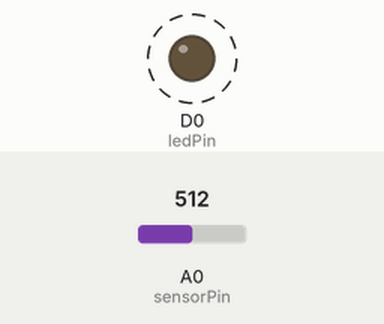
Recording of a sketch running on a simulated ESP8266 (NodeMCU). Shown: output pins drawn as LEDs (lit = HIGH). Dashed ring = blinking. The test bench sets the inputs (shaded band); at power-on: A0 (sensorPin) = 512.

Above: at 1.8 s.
1.9 s: A0 (sensorPin) set to 0
At 3.3 s:
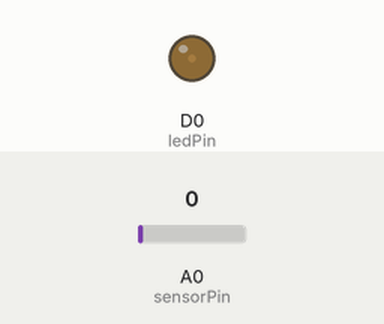
3.6 s: A0 (sensorPin) set to 122
At 3.66 s:
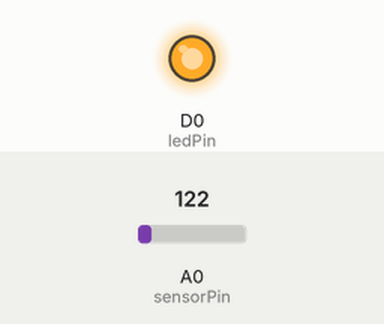
Timing chart, 0 to 13.1 s (numbered marks = the images above; inputs shaded):
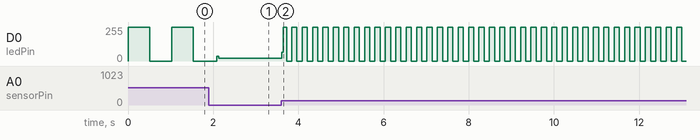

The sketch:

TemperatureSensor.ino
```cpp
int sensorPin = A0;    // select the input pin for the potentiometer
int ledPin = D0;      // select the pin for the LED
int sensorValue = 0;  // variable to store the value coming from the sensor

void setup() {
  // declare the ledPin as an OUTPUT:
  pinMode(ledPin, OUTPUT);
}

void loop() {
  // read the value from the sensor:
  sensorValue = analogRead(sensorPin);
  // turn the ledPin on
  digitalWrite(ledPin, HIGH);
  // stop the program for <sensorValue> milliseconds:
  delay(sensorValue);
  // turn the ledPin off:
  digitalWrite(ledPin, LOW);
  // stop the program for for <sensorValue> milliseconds:
  delay(sensorValue);
}
```

Measured:
- after the input at 3.6 s, D0 (ledPin): 20/255 → 67/255 at once, then moves between 0/255 and 255/255, repeating every 0.24 s
- by itself, D0 (ledPin): alternates 255/255 for 0.51 s and 0/255 for 0.51 s
